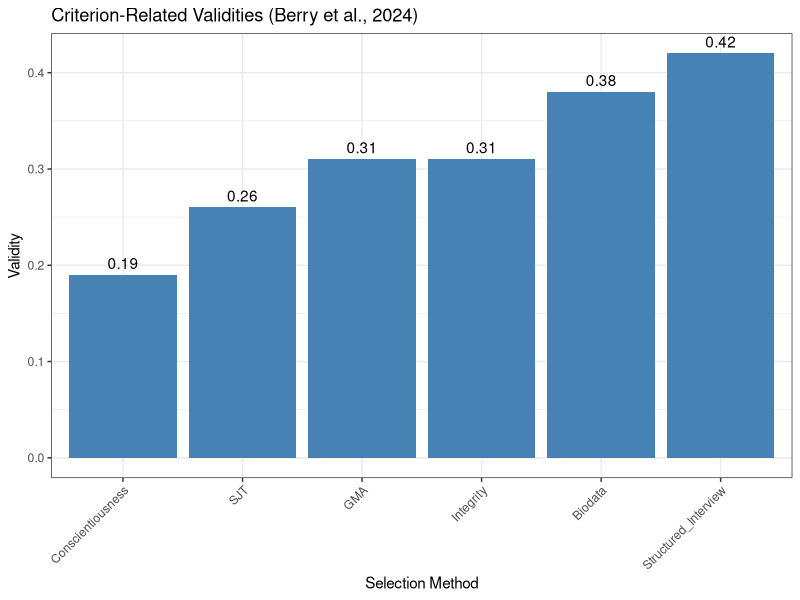
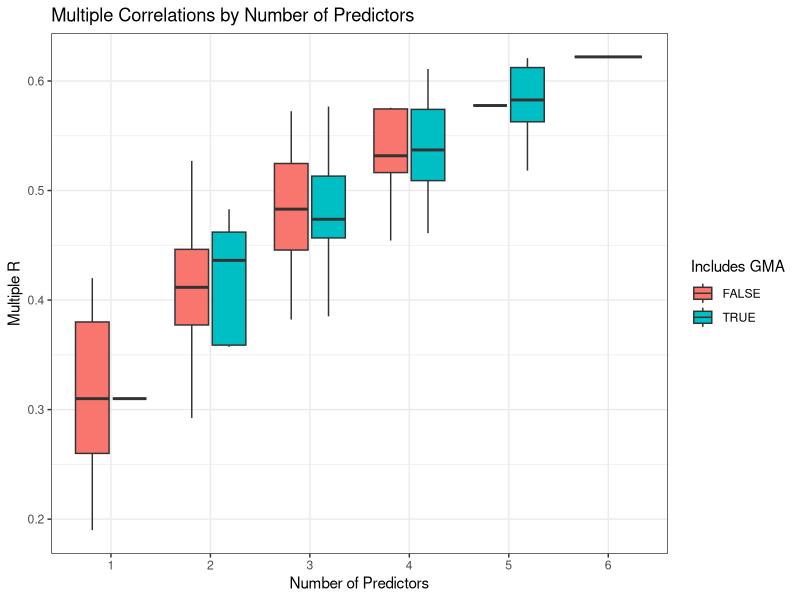

Reproduce these figures in R, in order.
# Berry et al. (2024) Reproducibility Analysis
# "Insights from an updated personnel selection meta-analytic matrix: 
# Revisiting general mental ability tests' role in the validity–diversity trade-off"

# Load required libraries
library(psych)
library(lavaan)
library(MASS)
library(ggplot2)
library(dplyr)
library(knitr)
library(kableExtra)

# Set seed for reproducibility
set.seed(123)

# Create the updated meta-analytic correlation matrix from Berry et al. (2024) Table 1
# Variables: 1=Biodata, 2=GMA, 3=Conscientiousness, 4=Structured Interview, 5=Integrity, 6=SJT

# Correlation matrix (lower triangle)
berry_cor_matrix <- matrix(c(
  1.00, NA, NA, NA, NA, NA,
  0.13, 1.00, NA, NA, NA, NA,
  0.54, 0.03, 1.00, NA, NA, NA,
  0.21, 0.18, 0.08, 1.00, NA, NA,
  0.25, 0.01, 0.28, -0.02, 1.00, NA,
  0.42, 0.29, 0.23, 0.45, 0.16, 1.00
), nrow=6, byrow=TRUE)

# Fill upper triangle
berry_cor_matrix[upper.tri(berry_cor_matrix)] <- t(berry_cor_matrix)[upper.tri(berry_cor_matrix)]

# Add variable names
colnames(berry_cor_matrix) <- rownames(berry_cor_matrix) <- 
  c("Biodata", "GMA", "Conscientiousness", "Structured_Interview", "Integrity", "SJT")

# Criterion-related validities (from Berry et al. Table 1)
validities <- c(0.38, 0.31, 0.19, 0.42, 0.31, 0.26)
names(validities) <- c("Biodata", "GMA", "Conscientiousness", "Structured_Interview", "Integrity", "SJT")

# Black-White d-values (from Berry et al. Table 1)
d_values <- c(0.32, 0.79, -0.07, 0.24, 0.10, 0.37)
names(d_values) <- c("Biodata", "GMA", "Conscientiousness", "Structured_Interview", "Integrity", "SJT")

# Create full correlation matrix including criterion
full_matrix <- matrix(0, nrow=7, ncol=7)
full_matrix[1:6, 1:6] <- berry_cor_matrix
full_matrix[7, 1:6] <- validities
full_matrix[1:6, 7] <- validities
full_matrix[7, 7] <- 1.00

colnames(full_matrix) <- rownames(full_matrix) <- 
  c("Biodata", "GMA", "Conscientiousness", "Structured_Interview", "Integrity", "SJT", "Performance")

# Function to compute multiple correlation for a subset of predictors
compute_multiple_r <- function(predictors, cor_matrix) {
  if(length(predictors) == 1) {
    return(cor_matrix[predictors, "Performance"])
  }
  
  # Get submatrix for selected predictors
  pred_indices <- which(colnames(cor_matrix) %in% predictors)
  perf_index <- which(colnames(cor_matrix) == "Performance")
  
  R_xx <- cor_matrix[pred_indices, pred_indices]
  R_xy <- cor_matrix[pred_indices, perf_index]
  
  # Compute multiple correlation
  R_squared <- t(R_xy) %*% solve(R_xx) %*% R_xy
  R <- sqrt(R_squared)
  
  return(as.numeric(R))
}

# Function to get all possible combinations of predictors
get_all_combinations <- function(predictors, min_size = 1, max_size = NULL) {
  if(is.null(max_size)) max_size <- length(predictors)
  
  combinations <- list()
  for(i in min_size:max_size) {
    comb <- combn(predictors, i, simplify = FALSE)
    combinations <- c(combinations, comb)
  }
  return(combinations)
}

# Analyze all possible predictor combinations
predictors <- c("Biodata", "GMA", "Conscientiousness", "Structured_Interview", "Integrity", "SJT")
all_combinations <- get_all_combinations(predictors, 1, 6)

# Compute multiple correlations for all combinations
results <- data.frame(
  Combination = sapply(all_combinations, function(x) paste(x, collapse = "+")),
  N_Predictors = sapply(all_combinations, length),
  Multiple_R = sapply(all_combinations, function(x) compute_multiple_r(x, full_matrix)),
  Has_GMA = sapply(all_combinations, function(x) "GMA" %in% x)
)

# Sort by number of predictors and then by R
results <- results[order(results$N_Predictors, -results$Multiple_R), ]

# Summary statistics by number of predictors
summary_stats <- results %>%
  group_by(N_Predictors) %>%
  summarise(
    Mean_R = mean(Multiple_R),
    Max_R = max(Multiple_R),
    Min_R = min(Multiple_R),
    Mean_R_with_GMA = mean(Multiple_R[Has_GMA]),
    Mean_R_without_GMA = mean(Multiple_R[!Has_GMA]),
    N_combinations = n(),
    N_with_GMA = sum(Has_GMA),
    N_without_GMA = sum(!Has_GMA)
  )

# Dominance analysis (simplified version)
# Compute standardized regression coefficients for full model
full_model_data <- data.frame(
  R_xx = full_matrix[1:6, 1:6],
  R_xy = full_matrix[1:6, 7]
)

# Compute standardized regression coefficients
beta_coefficients <- solve(full_matrix[1:6, 1:6]) %*% full_matrix[1:6, 7]
names(beta_coefficients) <- predictors

# Create dominance analysis table
dominance_table <- data.frame(
  Selection_Method = names(validities),
  Bivariate_r = validities,
  Beta_Coefficient = as.numeric(beta_coefficients),
  Relative_Weight_Raw = as.numeric(beta_coefficients * validities),
  stringsAsFactors = FALSE
)

# Calculate relative weights as percentages
total_variance <- sum(dominance_table$Relative_Weight_Raw)
dominance_table$Relative_Weight_Percent <- (dominance_table$Relative_Weight_Raw / total_variance) * 100

# Sort by relative weight
dominance_table <- dominance_table[order(-dominance_table$Relative_Weight_Percent), ]

# Save results
save(results, summary_stats, dominance_table, full_matrix, validities, d_values,
     file = "berry_2024_results.RData")

# Print key findings
cat("=== BERRY ET AL. (2024) REPRODUCTION RESULTS ===\n\n")

cat("1. UPDATED META-ANALYTIC CORRELATION MATRIX:\n")
print(round(full_matrix, 3))

cat("\n2. CRITERION-RELATED VALIDITIES:\n")
for(i in 1:length(validities)) {
  cat(sprintf("%-20s: %.2f\n", names(validities)[i], validities[i]))
}

cat("\n3. BLACK-WHITE D-VALUES:\n")
for(i in 1:length(d_values)) {
  cat(sprintf("%-20s: %.2f\n", names(d_values)[i], d_values[i]))
}

cat("\n4. DOMINANCE ANALYSIS RESULTS:\n")
print(round(dominance_table[, -1], 3))  # Exclude the character column for printing

cat("\n5. MULTIPLE CORRELATION SUMMARY BY NUMBER OF PREDICTORS:\n")
print(round(summary_stats, 3))

cat("\n6. KEY FINDINGS:\n")
cat("- GMA validity reduced from .52 to .31\n")
cat("- Structured interviews (.42) and biodata (.38) are now strongest predictors\n")
cat("- Excluding GMA has minimal impact on validity\n")
cat("- Validity-diversity trade-off is less severe than previously thought\n")

# Create visualizations
library(ggplot2)

# Plot 1: Bivariate validities comparison
validity_comparison <- data.frame(
  Method = names(validities),
  Validity = validities,
  d_value = d_values
)

p1 <- ggplot(validity_comparison, aes(x = reorder(Method, Validity), y = Validity)) +
  geom_bar(stat = "identity", fill = "steelblue") +
  geom_text(aes(label = sprintf("%.2f", Validity)), vjust = -0.5) +
  labs(title = "Criterion-Related Validities (Berry et al., 2024)",
       x = "Selection Method", y = "Validity") +
  theme_bw() +
  theme(axis.text.x = element_text(angle = 45, hjust = 1),
        panel.background = element_rect(fill = "white"),
        plot.background = element_rect(fill = "white"))

# Plot 2: Multiple correlations by number of predictors
p2 <- ggplot(results, aes(x = factor(N_Predictors), y = Multiple_R, fill = Has_GMA)) +
  geom_boxplot() +
  labs(title = "Multiple Correlations by Number of Predictors",
       x = "Number of Predictors", y = "Multiple R",
       fill = "Includes GMA") +
  theme_bw() +
  theme(panel.background = element_rect(fill = "white"),
        plot.background = element_rect(fill = "white"))

# Save plots
ggsave("validities_comparison.png", p1, width = 10, height = 6)
ggsave("multiple_correlations.png", p2, width = 10, height = 6)

cat("\n7. PLOTS SAVED:\n")
cat("- validities_comparison.png\n")
cat("- multiple_correlations.png\n")

cat("\n=== REPRODUCTION COMPLETE ===\n") 
